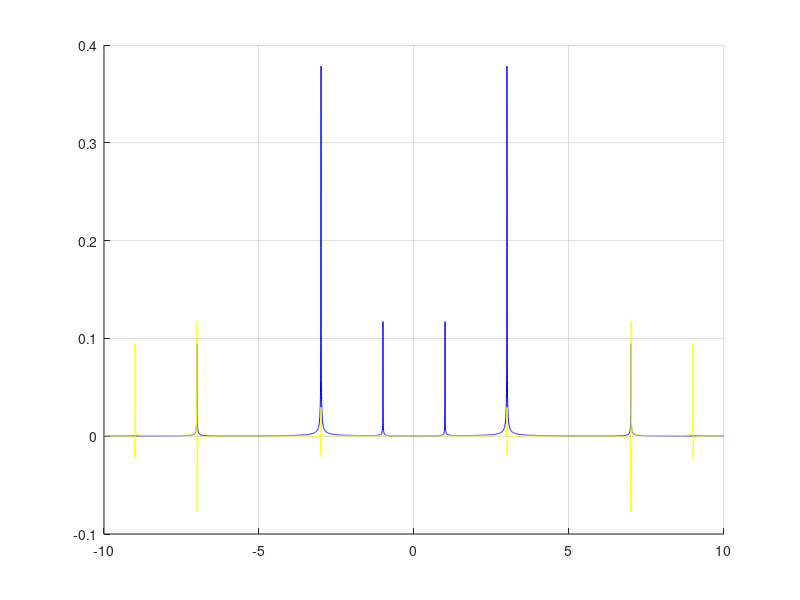

Reproduce this figure in MATLAB.
%This is a AM mod test script

clear all
close all

fcarr	= 3.0;
finput	= 0.5;
finput	= 4.0;
bw = 0.01;
fs		= 0.1;
fsmod	= 20.0;
N     = 4096;
MyPi  = pi;
ModRatio = 0.5;
bwnoise = rand(size([0:N-1])).*bw - bw/2 + (ones(size([0:N-1])));
bwnoise =1;

% generating the time domain signal
xInput = cos((2.0*MyPi*(finput*bwnoise)).*[0:N-1]/fsmod);
xCarrier = cos(2.0*MyPi*fcarr*[0:N-1]/fsmod);
xMod = (xInput * ModRatio + 1) .* xCarrier;

% taking the FFT
xInputF = (1.0/N)*fft(xInput,N); 
xCarrierF = (1.0/N)*fft(xCarrier,N);
xModF = (1.0/N)*fft(xMod,N);

figure;
hold on
%plot([-N/2:N/2-1]*fsmod/N,(fftshift(abs(xInputF))),'g');
%plot([-N/2:N/2-1]*fsmod/N,(fftshift(abs(xCarrierF))),'r');
plot((-N/2:N/2-1)*fsmod/N,(fftshift(abs(xModF))),'b');
plot((-N/2:N/2-1)*fsmod/N,((xModF)),'y');
% xlabel('frequency, MHz')
% ylabel('amplitude')
% title('frequency response of real and complex sinusoidal signal'); 
%legend('xInputF','xCarrierF','xModF');
grid on
%axis([-fsmod/2 fsmod/2 0 1.2])
